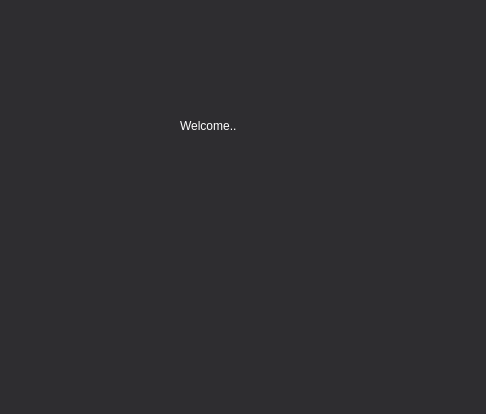
<?xml version="1.0" encoding="UTF-8"?>
<ui version="4.0">
 <class>Initialize</class>
 <widget class="QDialog" name="Initialize">
  <property name="geometry">
   <rect>
    <x>0</x>
    <y>0</y>
    <width>486</width>
    <height>414</height>
   </rect>
  </property>
  <property name="windowTitle">
   <string>Dialog</string>
  </property>
  <property name="styleSheet">
   <string notr="true">background-color: rgb(46, 45, 48);
font: 25 14pt &quot;.Lock Clock&quot;;</string>
  </property>
  <widget class="QLabel" name="label">
   <property name="geometry">
    <rect>
     <x>180</x>
     <y>110</y>
     <width>111</width>
     <height>31</height>
    </rect>
   </property>
   <property name="styleSheet">
    <string notr="true">color: rgb(255, 255, 255);</string>
   </property>
   <property name="text">
    <string>Welcome..</string>
   </property>
  </widget>
  <widget class="QLabel" name="label_2">
   <property name="geometry">
    <rect>
     <x>160</x>
     <y>230</y>
     <width>161</width>
     <height>71</height>
    </rect>
   </property>
   <property name="text">
    <string>&lt;html&gt;&lt;head/&gt;&lt;body&gt;&lt;p&gt;&lt;img src=&quot;:/images/294.GIF&quot;/&gt;&lt;/p&gt;&lt;/body&gt;&lt;/html&gt;</string>
   </property>
  </widget>
 </widget>
 <resources/>
 <connections/>
</ui>
